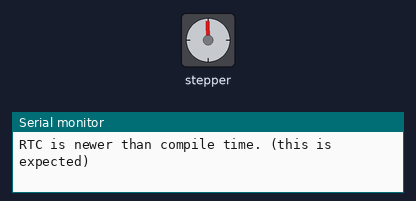
Bench run of a sketch on a simulated Arduino Uno, built with avr-gcc and run on an emulated ATmega328P. Parts: stepper motor, the last lines printed to the serial monitor. The local clock reads 2024-03-15 10:24:30 at power-on unless the sketch sets it; stepper angles assume 2048 steps per turn.

Above: at 0.05 s.
At 3.3 s:
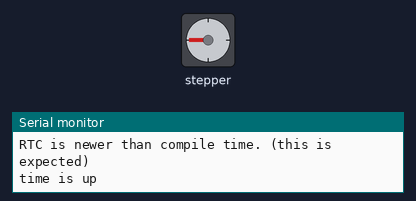
At 6.55 s:
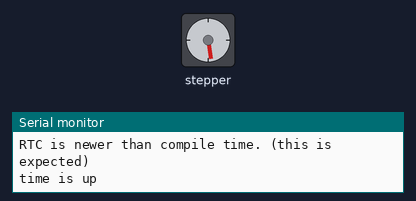
At 13.05 s:
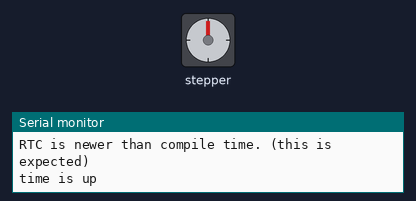
Timing chart, 0 to 17.0 s (numbered marks = the images above):
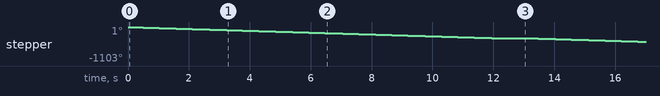

The sketch:

mao_feeder.ino
```cpp
#include <ThreeWire.h>  // RTC
#include <RtcDS1302.h>  // RTC
#include <Stepper.h>    // motor

ThreeWire myWire(4, 5, 2);  // RTC
RtcDS1302<ThreeWire> Rtc(myWire); // RTC
#define countof(a) (sizeof(a) / sizeof(a[0]))   // RTC

const int one_circle_counter_clockwise = 2048;                      // motor
const int one_circle_clockwise = -one_circle_counter_clockwise;     // motor
Stepper myStepper = Stepper(one_circle_counter_clockwise, 8, 10, 9, 11);  // motor

const int feed_time_hour = 12;
const int feed_time_minutes = 26;
const int check_time_interval = 1000;

void setup() {
  Serial.begin(9600);

  Rtc.Begin();  // RTC
  RtcDateTime compiled = RtcDateTime(__DATE__, __TIME__);

  if (!Rtc.IsDateTimeValid()) {
    // Common Causes:
    //    1) first time you ran and the device wasn't running yet
    //    2) the battery on the device is low or even missing

    Serial.println("RTC lost confidence in the DateTime!");
    Rtc.SetDateTime(compiled);
  }

  if (Rtc.GetIsWriteProtected()) {
    Serial.println("RTC was write protected, enabling writing now");
    Rtc.SetIsWriteProtected(false);
  }

  if (!Rtc.GetIsRunning()) {
    Serial.println("RTC was not actively running, starting now");
    Rtc.SetIsRunning(true);
  }

  RtcDateTime now = Rtc.GetDateTime();
  if (now < compiled) {
    Serial.println("RTC is older than compile time!  (Updating DateTime)");
    Rtc.SetDateTime(compiled);
  } else if (now > compiled) {
    Serial.println("RTC is newer than compile time. (this is expected)");
  } else if (now == compiled) {
    Serial.println("RTC is the same as compile time! (not expected but all is fine)");
  }

  myStepper.setSpeed(5);  // motor
}

void loop() {
  RtcDateTime now = Rtc.GetDateTime();

  if (!now.IsValid()) {
    // Common Causes:
    //    1) the battery on the device is low or even missing and the power line was disconnected
    Serial.println("RTC lost confidence in the DateTime!");
  }

  //if ((now.Hour() == feed_time_hour) && (now.Minute() == feed_time_minutes)) {
    Serial.println("time is up\n");
    myStepper.step(one_circle_clockwise);
  //}
  delay(check_time_interval);
}


void printUnformattedTime(const RtcDateTime& dt) {
  char datestring[5];

  snprintf_P(datestring,
             countof(datestring),
             PSTR("%02u%02u"),
             dt.Hour(),
             dt.Minute());
  Serial.print(datestring);
}
/*
void printDateTime(const RtcDateTime& dt) {
  char datestring[20];

  snprintf_P(datestring,
             countof(datestring),
             PSTR("%02u/%02u/%04u %02u:%02u:%02u"),
             dt.Month(),
             dt.Day(),
             dt.Year(),
             dt.Hour(),
             dt.Minute(),
             dt.Second());
  Serial.print(datestring);
}*/
```

Measured:
- by itself, stepper: turns 360° counter-clockwise in 12.0 s, repeating every 13.1 s
